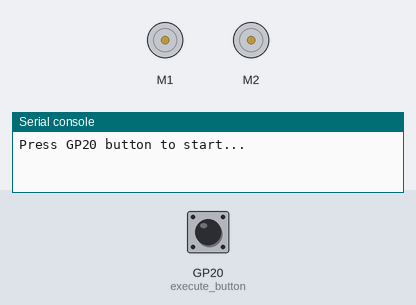
This program was run on a simulated Raspberry Pi Pico running CircuitPython. Shown: 2 × DC motor (green arrow = forward, orange = backward, longer = faster), the last lines printed to the serial console. The inputs (shaded band) are chosen by the test bench; at power-on: GP20 (execute_button) HIGH.

Above: at 1.2 s.
1.3 s: GP20 (execute_button) pulled LOW for 0.15 s
At 4.3 s:
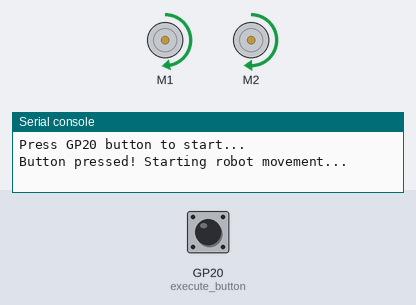
At 6.6 s:
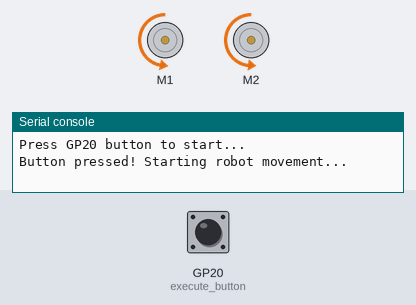
13.4 s: GP20 (execute_button) pulled LOW for 3.2 s
At 24.4 s:
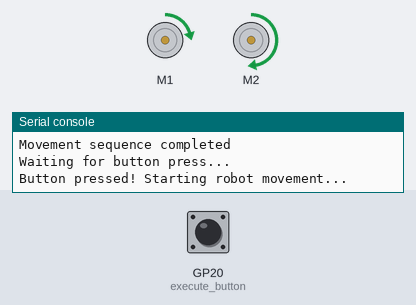
Timing chart, 0 to 27.8 s (numbered marks = the images above; inputs shaded):
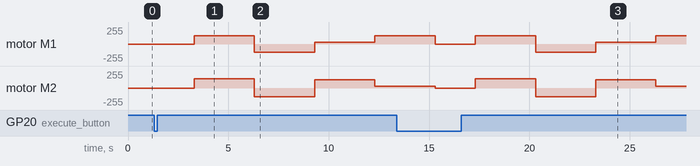

The program:

01_Basic_Movement.py
```python
'''
Basic Robot Movement using Maker Drive and CircuitPython on Pi Pico W.

Libraries required from bundle (https://circuitpython.org/libraries):
  - adafruit_motor

References:
  - https://learn.adafruit.com/circuitpython-essentials/circuitpython-pwm
  - https://my.cytron.io/tutorial/control-dc-motor-using-maker-drive-and-circuitpython-on-rp2040

'''

import time
import board
import digitalio
import pwmio
from adafruit_motor import motor

# Left Motor
PWM_M1A = board.GP8
PWM_M1B = board.GP9
# Right Motor
PWM_M2A = board.GP10
PWM_M2B = board.GP11

# Press the GP20 push button on the ROBOPICO to execute the code
execute_button = digitalio.DigitalInOut(board.GP20)
execute_button.direction = digitalio.Direction.INPUT
execute_button.pull = digitalio.Pull.UP

# DC motor setup
# DC Motors generate electrical noise when running that can reset the microcontroller in extreme
# cases. A capacitor can be used to help prevent this.
pwm_1a = pwmio.PWMOut(PWM_M1A, frequency=10000)
pwm_1b = pwmio.PWMOut(PWM_M1B, frequency=10000)
motorL = motor.DCMotor(pwm_1a, pwm_1b)
pwm_2a = pwmio.PWMOut(PWM_M2A, frequency=10000)
pwm_2b = pwmio.PWMOut(PWM_M2B, frequency=10000)
motorR = motor.DCMotor(pwm_2a, pwm_2b)

def Robot_Movement(sL, sR):
    motorL.throttle = sL
    motorR.throttle = sR

print("Press GP20 button to start...")

while True:
    if not execute_button.value:  # Button pressed (logic is active low)
        print("Button pressed! Starting robot movement...")
        # Stop
        Robot_Movement(0, 0)
        time.sleep(2)
        # Forward
        Robot_Movement(0.5, 0.54)
        time.sleep(3)
        # Backward
        Robot_Movement(-0.5, -0.52)
        time.sleep(3)
        # Turn Left
        Robot_Movement(0.1, 0.5)
        time.sleep(3)
        # Turn Right
        Robot_Movement(0.5, 0.1)
        time.sleep(3)
        # Stop after completing movements
        Robot_Movement(0, 0)
        print("Movement sequence completed")
        print("Waiting for button press...")
```

Measured:
- after the input at 1.3 s, motor M1: stopped → forward 127/255 after 2.0 s, → backward 127/255 3.0 s later, → forward 25/255 3.0 s later, → forward 127/255 3.0 s later; motor M2: stopped → forward 137/255 after 2.0 s, → backward 132/255 3.0 s later, → forward 127/255 3.0 s later, → forward 25/255 3.0 s later
